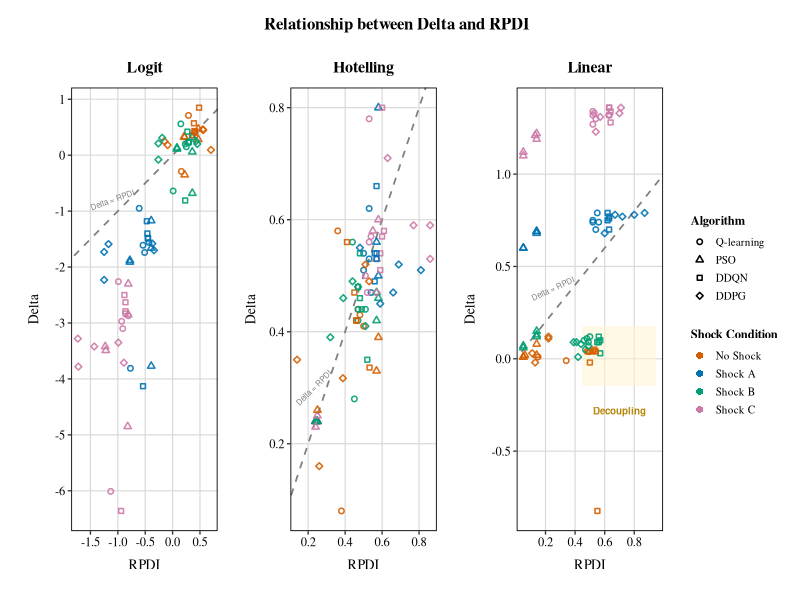
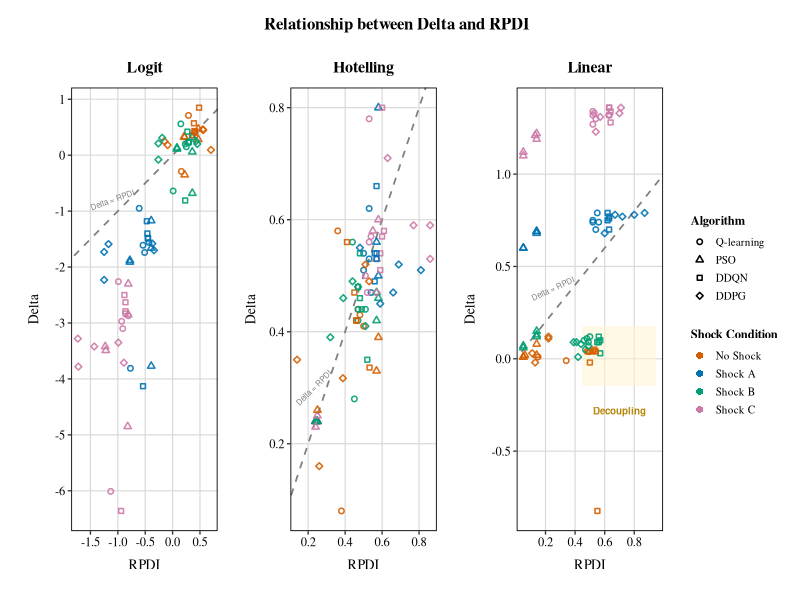

Source code (R) for these figures, in order:
library(tidyverse)
library(ggplot2)
library(patchwork)
library(scales)
library(cowplot)

POINT_SIZE <- 1.3
STROKE_SIZE <- 0.8

set.seed(42)

# Read the data
data <- read.csv("./all_tables.csv", stringsAsFactors = FALSE)

# Create long format for both agents
data_long <- data |>
  pivot_longer(
    cols = c(Agent1_Delta, Agent2_Delta, Agent1_RPDI, Agent2_RPDI,
             Agent1_Avg_Prices, Agent2_Avg_Prices),
    names_to = c("Agent", ".value"),
    names_pattern = "(Agent[12])_(.*)"
  ) |>
  rename(Delta = Delta, RPDI = RPDI, Avg_Prices = Avg_Prices)

# Extract algorithm from Matchup
data_long <- data_long |>
  mutate(
    Algorithm = case_when(
      Agent == "Agent1" ~ str_extract(Matchup, "^[A-Z]+"),
      Agent == "Agent2" ~ str_extract(Matchup, "vs ([A-Z]+)$", group = 1)
    ),
    Algorithm = case_when(
      Algorithm == "Q" ~ "Q-learning",
      Algorithm == "DQN" ~ "DDQN",
      Algorithm == "PSO" ~ "PSO",
      Algorithm == "DDPG" ~ "DDPG",
      TRUE ~ Algorithm
    ),
    Shock_Condition = case_when(
      Shock == "0" ~ "No Shock",
      Shock == "A" ~ "Shock A",
      Shock == "B" ~ "Shock B",
      Shock == "C" ~ "Shock C"
    ),
    Shock_Condition = factor(
        Shock_Condition,
        levels = c("No Shock", "Shock A", "Shock B", "Shock C")),
    Model = factor(Model, levels = c("LOGIT", "HOTELLING", "LINEAR"))
  )

# Remove extreme outliers for visualization
data_clean <- data_long |>
  filter(Delta > -8 & Delta < 3, RPDI > -2 & RPDI < 1.5)

# COLOR PALETTE (Colorblind-friendly - Okabe-Ito inspired)
shock_colors <- c(
  "No Shock" = "#D55E00",
  "Shock A"  = "#0072B2",
  "Shock B"  = "#009E73",
  "Shock C"  = "#CC79A7"
)

algo_shapes <- c(
  "Q-learning" = 21,
  "PSO"        = 24,
  "DDQN"        = 22,
  "DDPG"       = 23
)

# THEME (Cross-platform compatible)
theme_q1_journal <- function(base_size = 10) {
  theme_bw(base_size = base_size) +
    theme(
      text = element_text(family = 'serif'),
      plot.title = element_text(
        size = rel(1.15), 
        face = "bold", 
        hjust = 0.5,
        margin = margin(b = 8)
      ),
      axis.title = element_text(size = rel(1.0), face = "plain"),
      axis.title.x = element_text(margin = margin(t = 8)),
      axis.title.y = element_text(margin = margin(r = 8)),
      axis.text = element_text(size = rel(0.9), color = "black"),
      panel.grid.major = element_line(color = "gray85", linewidth = 0.4),
      panel.grid.minor = element_blank(),
      panel.border = element_rect(color = "black", fill = NA, linewidth = 0.6),
      legend.title = element_text(size = rel(0.95), face = "bold"),
      legend.text = element_text(size = rel(0.85)),
      legend.key.size = unit(0.9, "lines"),
      legend.background = element_rect(fill = "white", color = NA),
      legend.key = element_rect(fill = "white", color = NA),
      plot.margin = margin(t = 10, r = 10, b = 10, l = 10),
      strip.background = element_rect(fill = "gray95", color = "black", linewidth = 0.5),
      strip.text = element_text(size = rel(1.0), face = "bold")
    )
}

# PANEL 1: LOGIT - Delta vs RPDI
logit_data <- data_clean |> filter(Model == "LOGIT")

p1_logit <- ggplot(logit_data, aes(x = RPDI, y = Delta)) +
  geom_abline(intercept = 0, slope = 1, linetype = "dashed", 
              color = "gray50", linewidth = 0.6) +
  geom_point(aes(shape = Algorithm, color = Shock_Condition), 
             size = POINT_SIZE, alpha = 0.9, stroke = STROKE_SIZE) +
  scale_color_manual(values = shock_colors) +
  scale_shape_manual(values = algo_shapes) +
  scale_x_continuous(breaks = seq(-1.5, 1, by = 0.5)) +
  scale_y_continuous(breaks = seq(-7, 2, by = 1)) +
  labs(
    title = "Logit",
    x = "RPDI",
    y = "Delta"
  ) +
  annotate("text", x = -1.1, y = -0.8, label = "Delta = RPDI", 
           angle = 20, size = 2, color = "gray50") +
  theme_q1_journal() +
  theme(legend.position = "none")

# PANEL 2: HOTELLING - Delta vs RPDI
hotelling_data <- data_clean |> filter(Model == "HOTELLING")

p2_hotelling <- ggplot(hotelling_data, aes(x = RPDI, y = Delta)) +
  geom_abline(intercept = 0, slope = 1, linetype = "dashed", 
              color = "gray50", linewidth = 0.6) +
  geom_point(aes(shape = Algorithm, color = Shock_Condition), 
             size = POINT_SIZE, alpha = 0.9, stroke = STROKE_SIZE) +
  scale_color_manual(values = shock_colors) +
  scale_shape_manual(values = algo_shapes) +
  scale_x_continuous(breaks = seq(0, 1, by = 0.2)) +
  scale_y_continuous(breaks = seq(0, 1, by = 0.2)) +
  labs(
    title = "Hotelling",
    x = "RPDI",
    y = "Delta"
  ) +
  annotate("text", x = 0.23, y = 0.3, label = "Delta = RPDI", 
           angle = 45, size = 2, color = "gray50") +
  theme_q1_journal() +
  theme(legend.position = "none")

# PANEL 3: LINEAR - Delta vs RPDI
linear_data <- data_clean %>% filter(Model == "LINEAR")

p3_linear <- ggplot(linear_data, aes(x = RPDI, y = Delta)) +
  geom_abline(intercept = 0, slope = 1, linetype = "dashed", 
              color = "gray50", linewidth = 0.6) +
  annotate("rect", xmin = 0.45, xmax = 0.95, ymin = -0.15, ymax = 0.18,
           fill = "#FFF3CD", alpha = 0.5) +
  geom_point(aes(shape = Algorithm, color = Shock_Condition), 
             size = POINT_SIZE, alpha = 0.9, stroke = STROKE_SIZE) +
  scale_color_manual(values = shock_colors) +
  scale_shape_manual(values = algo_shapes) +
  scale_x_continuous(breaks = seq(-0.2, 1, by = 0.2)) +
  scale_y_continuous(breaks = seq(-0.5, 1.5, by = 0.5)) +
  labs(
    title = "Linear",
    x = "RPDI",
    y = "Delta"
  ) +
  annotate("text", x = 0.25, y = 0.38, label = "Delta = RPDI", 
           angle = 25, size = 2, color = "gray50") +
  annotate("text", x = 0.70, y = -0.28, 
           label = "Decoupling", 
           size = 2.5, color = "#B8860B", fontface = "bold") +
  theme_q1_journal() +
  theme(legend.position = "none")

# Ensure Algorithm factor levels match the order in algo_shapes
data_clean$Algorithm <- factor(data_clean$Algorithm, 
                               levels = c("Q-learning", "PSO", "DDQN", "DDPG"))
# CREATE SHARED LEGEND
p_legend <- ggplot(data_clean, aes(x = RPDI, y = Delta)) +
  geom_point(aes(shape = Algorithm), size = POINT_SIZE, color = "black") +
  geom_point(aes(color = Shock_Condition), size = 2, shape = 16) +
  scale_color_manual(values = shock_colors, name = "Shock Condition") +
  scale_shape_manual(values = algo_shapes, name = "Algorithm") +
  guides(
    shape = guide_legend(
         order = 1,
         title.position = "top",
         ncol = 1,
         override.aes = list(
                stroke = STROKE_SIZE
         )
    ),
    color = guide_legend(order = 2, title.position = "top", ncol = 1)
  ) +
  theme_q1_journal() +
  theme(
    legend.box = "vertical",
    legend.spacing.y = unit(0.6, "cm"),
    legend.title = element_text(size = 9, face = "bold"),
    legend.text = element_text(size = 8),
    legend.margin = margin(t = 0, r = 5, b = 0, l = 5)
  )

legend_grob <- get_legend(p_legend)

# COMBINE ALL PANELS
combined_plots <- (p1_logit | p2_hotelling | p3_linear) +
  plot_layout(ncol = 3, widths = c(1, 1, 1))

final_figure <- plot_grid(
  combined_plots,
  legend_grob,
  ncol = 2,
  rel_widths = c(1, 0.15),
  align = "h",
  axis = "tb"
)

title_grob <- ggdraw() + 
  draw_label(
    "Relationship between Delta and RPDI",
    fontface = 'bold',
    fontfamily = 'serif',
    size = 12
  )

final_plot <- plot_grid(
  title_grob,
  final_figure,
  ncol = 1,
  rel_heights = c(0.06, 1)
) + theme(plot.margin = margin(5, 10, 5, 5))

# SAVE FIGURES

# PNG - 600 DPI
ggsave(
  filename = "./figures/Figure1_Delta_vs_RPDI_AllMarkets.png",
  plot = final_plot,
  width = 180,
  height = 70,
  units = "mm",
  dpi = 600,
  bg = "white"
)

# PDF - Vector format
ggsave(
  filename = "./figures/Figure1_Delta_vs_RPDI_AllMarkets.pdf",
  plot = final_plot,
  width = 180,
  height = 70,
  units = "mm",
  device = "pdf"
)

cat("\n")
cat("============================================================\n")
cat("  FIGURE 1: Delta vs RPDI - All Market Structures\n")
cat("  Q1 JOURNAL PUBLICATION STANDARD\n")
cat("============================================================\n")
cat("\n")
cat("Files created:\n")
cat("  - Figure1_Delta_vs_RPDI_AllMarkets.png  (600 DPI)\n")
cat("  - Figure1_Delta_vs_RPDI_AllMarkets.pdf  (Vector)\n")
cat("\n")
